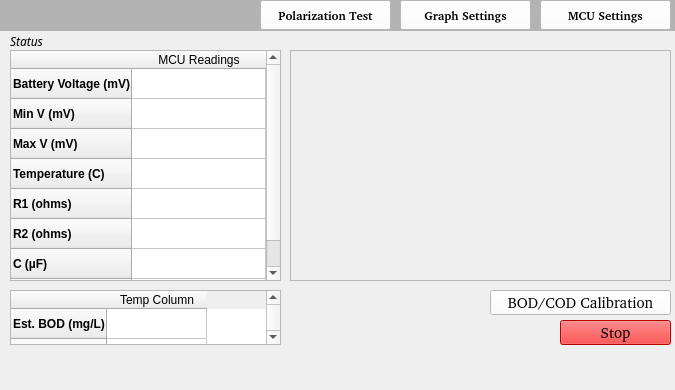
<?xml version="1.0" encoding="UTF-8"?>
<ui version="4.0">
 <class>Form</class>
 <widget class="QWidget" name="Form">
  <property name="geometry">
   <rect>
    <x>0</x>
    <y>0</y>
    <width>675</width>
    <height>390</height>
   </rect>
  </property>
  <property name="sizePolicy">
   <sizepolicy hsizetype="Fixed" vsizetype="Fixed">
    <horstretch>0</horstretch>
    <verstretch>0</verstretch>
   </sizepolicy>
  </property>
  <property name="windowTitle">
   <string>Form</string>
  </property>
  <widget class="QWidget" name="verticalLayoutWidget">
   <property name="geometry">
    <rect>
     <x>10</x>
     <y>50</y>
     <width>271</width>
     <height>231</height>
    </rect>
   </property>
   <layout class="QVBoxLayout" name="verticalLayout">
    <item>
     <widget class="QTableWidget" name="mainTable">
      <property name="sizePolicy">
       <sizepolicy hsizetype="Expanding" vsizetype="Expanding">
        <horstretch>0</horstretch>
        <verstretch>0</verstretch>
       </sizepolicy>
      </property>
      <property name="font">
       <font>
        <weight>50</weight>
        <bold>false</bold>
       </font>
      </property>
      <property name="verticalScrollBarPolicy">
       <enum>Qt::ScrollBarAsNeeded</enum>
      </property>
      <property name="horizontalScrollBarPolicy">
       <enum>Qt::ScrollBarAsNeeded</enum>
      </property>
      <property name="sizeAdjustPolicy">
       <enum>QAbstractScrollArea::AdjustToContents</enum>
      </property>
      <property name="selectionMode">
       <enum>QAbstractItemView::NoSelection</enum>
      </property>
      <attribute name="horizontalHeaderStretchLastSection">
       <bool>true</bool>
      </attribute>
      <attribute name="verticalHeaderStretchLastSection">
       <bool>false</bool>
      </attribute>
      <row>
       <property name="text">
        <string>Battery Voltage (mV)</string>
       </property>
       <property name="toolTip">
        <string notr="true"/>
       </property>
       <property name="font">
        <font>
         <weight>75</weight>
         <bold>true</bold>
        </font>
       </property>
      </row>
      <row>
       <property name="text">
        <string>Min V (mV)</string>
       </property>
       <property name="toolTip">
        <string notr="true"/>
       </property>
       <property name="font">
        <font>
         <weight>75</weight>
         <bold>true</bold>
        </font>
       </property>
      </row>
      <row>
       <property name="text">
        <string>Max V (mV)</string>
       </property>
       <property name="toolTip">
        <string notr="true"/>
       </property>
       <property name="font">
        <font>
         <weight>75</weight>
         <bold>true</bold>
        </font>
       </property>
      </row>
      <row>
       <property name="text">
        <string>Temperature (C)</string>
       </property>
       <property name="toolTip">
        <string notr="true"/>
       </property>
       <property name="font">
        <font>
         <weight>75</weight>
         <bold>true</bold>
        </font>
       </property>
      </row>
      <row>
       <property name="text">
        <string>R1 (ohms)</string>
       </property>
       <property name="toolTip">
        <string notr="true"/>
       </property>
       <property name="font">
        <font>
         <weight>75</weight>
         <bold>true</bold>
        </font>
       </property>
      </row>
      <row>
       <property name="text">
        <string>R2 (ohms)</string>
       </property>
       <property name="toolTip">
        <string notr="true"/>
       </property>
       <property name="font">
        <font>
         <weight>75</weight>
         <bold>true</bold>
        </font>
       </property>
      </row>
      <row>
       <property name="text">
        <string>C (µF)</string>
       </property>
       <property name="toolTip">
        <string notr="true"/>
       </property>
       <property name="font">
        <font>
         <weight>75</weight>
         <bold>true</bold>
        </font>
       </property>
      </row>
      <row>
       <property name="text">
        <string>R Load (ohms)</string>
       </property>
       <property name="toolTip">
        <string notr="true"/>
       </property>
       <property name="font">
        <font>
         <weight>75</weight>
         <bold>true</bold>
        </font>
       </property>
      </row>
      <column>
       <property name="text">
        <string>MCU Readings</string>
       </property>
      </column>
     </widget>
    </item>
   </layout>
  </widget>
  <widget class="QLabel" name="status1">
   <property name="geometry">
    <rect>
     <x>10</x>
     <y>30</y>
     <width>341</width>
     <height>22</height>
    </rect>
   </property>
   <property name="font">
    <font>
     <family>Comic Sans</family>
     <italic>true</italic>
    </font>
   </property>
   <property name="styleSheet">
    <string notr="true">font-family: Comic Sans</string>
   </property>
   <property name="text">
    <string>Status</string>
   </property>
  </widget>
  <widget class="QScrollArea" name="graphingArea">
   <property name="geometry">
    <rect>
     <x>290</x>
     <y>50</y>
     <width>381</width>
     <height>231</height>
    </rect>
   </property>
   <property name="horizontalScrollBarPolicy">
    <enum>Qt::ScrollBarAlwaysOff</enum>
   </property>
   <property name="sizeAdjustPolicy">
    <enum>QAbstractScrollArea::AdjustToContents</enum>
   </property>
   <property name="widgetResizable">
    <bool>true</bool>
   </property>
   <widget class="QWidget" name="GraphAreaWidgetContents">
    <property name="geometry">
     <rect>
      <x>0</x>
      <y>0</y>
      <width>379</width>
      <height>229</height>
     </rect>
    </property>
   </widget>
  </widget>
  <widget class="QPushButton" name="calibSettings">
   <property name="geometry">
    <rect>
     <x>490</x>
     <y>290</y>
     <width>181</width>
     <height>25</height>
    </rect>
   </property>
   <property name="palette">
    <palette>
     <active>
      <colorrole role="Button">
       <brush brushstyle="SolidPattern">
        <color alpha="255">
         <red>255</red>
         <green>255</green>
         <blue>255</blue>
        </color>
       </brush>
      </colorrole>
      <colorrole role="Base">
       <brush brushstyle="SolidPattern">
        <color alpha="255">
         <red>255</red>
         <green>255</green>
         <blue>255</blue>
        </color>
       </brush>
      </colorrole>
      <colorrole role="Window">
       <brush brushstyle="SolidPattern">
        <color alpha="255">
         <red>255</red>
         <green>255</green>
         <blue>255</blue>
        </color>
       </brush>
      </colorrole>
     </active>
     <inactive>
      <colorrole role="Button">
       <brush brushstyle="SolidPattern">
        <color alpha="255">
         <red>255</red>
         <green>255</green>
         <blue>255</blue>
        </color>
       </brush>
      </colorrole>
      <colorrole role="Base">
       <brush brushstyle="SolidPattern">
        <color alpha="255">
         <red>255</red>
         <green>255</green>
         <blue>255</blue>
        </color>
       </brush>
      </colorrole>
      <colorrole role="Window">
       <brush brushstyle="SolidPattern">
        <color alpha="255">
         <red>255</red>
         <green>255</green>
         <blue>255</blue>
        </color>
       </brush>
      </colorrole>
     </inactive>
     <disabled>
      <colorrole role="Button">
       <brush brushstyle="SolidPattern">
        <color alpha="255">
         <red>255</red>
         <green>255</green>
         <blue>255</blue>
        </color>
       </brush>
      </colorrole>
      <colorrole role="Base">
       <brush brushstyle="SolidPattern">
        <color alpha="255">
         <red>255</red>
         <green>255</green>
         <blue>255</blue>
        </color>
       </brush>
      </colorrole>
      <colorrole role="Window">
       <brush brushstyle="SolidPattern">
        <color alpha="255">
         <red>255</red>
         <green>255</green>
         <blue>255</blue>
        </color>
       </brush>
      </colorrole>
     </disabled>
    </palette>
   </property>
   <property name="font">
    <font>
     <family>Piboto [Goog]</family>
     <pointsize>11</pointsize>
     <weight>50</weight>
     <italic>false</italic>
     <bold>false</bold>
    </font>
   </property>
   <property name="styleSheet">
    <string notr="true">background-color: rgb(255, 255, 255);</string>
   </property>
   <property name="text">
    <string>BOD/COD Calibration</string>
   </property>
  </widget>
  <widget class="QTableWidget" name="BOD_COD_Values">
   <property name="geometry">
    <rect>
     <x>10</x>
     <y>290</y>
     <width>271</width>
     <height>55</height>
    </rect>
   </property>
   <property name="verticalScrollBarPolicy">
    <enum>Qt::ScrollBarAsNeeded</enum>
   </property>
   <property name="horizontalScrollBarPolicy">
    <enum>Qt::ScrollBarAlwaysOff</enum>
   </property>
   <property name="sizeAdjustPolicy">
    <enum>QAbstractScrollArea::AdjustToContents</enum>
   </property>
   <row>
    <property name="text">
     <string>Est. BOD (mg/L)</string>
    </property>
    <property name="font">
     <font>
      <weight>75</weight>
      <bold>true</bold>
     </font>
    </property>
   </row>
   <row>
    <property name="text">
     <string>Est. COD (mg/L)</string>
    </property>
    <property name="font">
     <font>
      <weight>75</weight>
      <bold>true</bold>
     </font>
    </property>
   </row>
   <column>
    <property name="text">
     <string>Temp Column</string>
    </property>
   </column>
  </widget>
  <widget class="QPushButton" name="start_stop">
   <property name="geometry">
    <rect>
     <x>560</x>
     <y>320</y>
     <width>111</width>
     <height>25</height>
    </rect>
   </property>
   <property name="palette">
    <palette>
     <active>
      <colorrole role="Button">
       <brush brushstyle="SolidPattern">
        <color alpha="255">
         <red>255</red>
         <green>0</green>
         <blue>0</blue>
        </color>
       </brush>
      </colorrole>
      <colorrole role="Base">
       <brush brushstyle="SolidPattern">
        <color alpha="255">
         <red>255</red>
         <green>0</green>
         <blue>0</blue>
        </color>
       </brush>
      </colorrole>
      <colorrole role="Window">
       <brush brushstyle="SolidPattern">
        <color alpha="255">
         <red>255</red>
         <green>0</green>
         <blue>0</blue>
        </color>
       </brush>
      </colorrole>
     </active>
     <inactive>
      <colorrole role="Button">
       <brush brushstyle="SolidPattern">
        <color alpha="255">
         <red>255</red>
         <green>0</green>
         <blue>0</blue>
        </color>
       </brush>
      </colorrole>
      <colorrole role="Base">
       <brush brushstyle="SolidPattern">
        <color alpha="255">
         <red>255</red>
         <green>0</green>
         <blue>0</blue>
        </color>
       </brush>
      </colorrole>
      <colorrole role="Window">
       <brush brushstyle="SolidPattern">
        <color alpha="255">
         <red>255</red>
         <green>0</green>
         <blue>0</blue>
        </color>
       </brush>
      </colorrole>
     </inactive>
     <disabled>
      <colorrole role="Button">
       <brush brushstyle="SolidPattern">
        <color alpha="255">
         <red>255</red>
         <green>0</green>
         <blue>0</blue>
        </color>
       </brush>
      </colorrole>
      <colorrole role="Base">
       <brush brushstyle="SolidPattern">
        <color alpha="255">
         <red>255</red>
         <green>0</green>
         <blue>0</blue>
        </color>
       </brush>
      </colorrole>
      <colorrole role="Window">
       <brush brushstyle="SolidPattern">
        <color alpha="255">
         <red>255</red>
         <green>0</green>
         <blue>0</blue>
        </color>
       </brush>
      </colorrole>
     </disabled>
    </palette>
   </property>
   <property name="font">
    <font>
     <family>Piboto [Goog]</family>
     <pointsize>11</pointsize>
     <weight>50</weight>
     <italic>false</italic>
     <bold>false</bold>
    </font>
   </property>
   <property name="styleSheet">
    <string notr="true">background-color: rgb(255, 0, 0);</string>
   </property>
   <property name="text">
    <string>Stop</string>
   </property>
   <property name="checkable">
    <bool>true</bool>
   </property>
   <property name="checked">
    <bool>false</bool>
   </property>
  </widget>
  <widget class="QWidget" name="topBar" native="true">
   <property name="geometry">
    <rect>
     <x>0</x>
     <y>0</y>
     <width>681</width>
     <height>31</height>
    </rect>
   </property>
   <property name="palette">
    <palette>
     <active>
      <colorrole role="Button">
       <brush brushstyle="SolidPattern">
        <color alpha="255">
         <red>178</red>
         <green>179</green>
         <blue>178</blue>
        </color>
       </brush>
      </colorrole>
      <colorrole role="ButtonText">
       <brush brushstyle="SolidPattern">
        <color alpha="255">
         <red>255</red>
         <green>255</green>
         <blue>255</blue>
        </color>
       </brush>
      </colorrole>
      <colorrole role="Base">
       <brush brushstyle="SolidPattern">
        <color alpha="255">
         <red>178</red>
         <green>179</green>
         <blue>178</blue>
        </color>
       </brush>
      </colorrole>
      <colorrole role="Window">
       <brush brushstyle="SolidPattern">
        <color alpha="255">
         <red>178</red>
         <green>179</green>
         <blue>178</blue>
        </color>
       </brush>
      </colorrole>
     </active>
     <inactive>
      <colorrole role="Button">
       <brush brushstyle="SolidPattern">
        <color alpha="255">
         <red>178</red>
         <green>179</green>
         <blue>178</blue>
        </color>
       </brush>
      </colorrole>
      <colorrole role="ButtonText">
       <brush brushstyle="SolidPattern">
        <color alpha="255">
         <red>255</red>
         <green>255</green>
         <blue>255</blue>
        </color>
       </brush>
      </colorrole>
      <colorrole role="Base">
       <brush brushstyle="SolidPattern">
        <color alpha="255">
         <red>178</red>
         <green>179</green>
         <blue>178</blue>
        </color>
       </brush>
      </colorrole>
      <colorrole role="Window">
       <brush brushstyle="SolidPattern">
        <color alpha="255">
         <red>178</red>
         <green>179</green>
         <blue>178</blue>
        </color>
       </brush>
      </colorrole>
     </inactive>
     <disabled>
      <colorrole role="Button">
       <brush brushstyle="SolidPattern">
        <color alpha="255">
         <red>178</red>
         <green>179</green>
         <blue>178</blue>
        </color>
       </brush>
      </colorrole>
      <colorrole role="ButtonText">
       <brush brushstyle="SolidPattern">
        <color alpha="255">
         <red>143</red>
         <green>146</green>
         <blue>147</blue>
        </color>
       </brush>
      </colorrole>
      <colorrole role="Base">
       <brush brushstyle="SolidPattern">
        <color alpha="255">
         <red>178</red>
         <green>179</green>
         <blue>178</blue>
        </color>
       </brush>
      </colorrole>
      <colorrole role="Window">
       <brush brushstyle="SolidPattern">
        <color alpha="255">
         <red>178</red>
         <green>179</green>
         <blue>178</blue>
        </color>
       </brush>
      </colorrole>
     </disabled>
    </palette>
   </property>
   <property name="styleSheet">
    <string notr="true">background-color: rgb(178, 179, 178);</string>
   </property>
   <widget class="QPushButton" name="settings1">
    <property name="geometry">
     <rect>
      <x>540</x>
      <y>0</y>
      <width>131</width>
      <height>30</height>
     </rect>
    </property>
    <property name="palette">
     <palette>
      <active>
       <colorrole role="Button">
        <brush brushstyle="SolidPattern">
         <color alpha="255">
          <red>255</red>
          <green>255</green>
          <blue>255</blue>
         </color>
        </brush>
       </colorrole>
       <colorrole role="Base">
        <brush brushstyle="SolidPattern">
         <color alpha="255">
          <red>255</red>
          <green>255</green>
          <blue>255</blue>
         </color>
        </brush>
       </colorrole>
       <colorrole role="Window">
        <brush brushstyle="SolidPattern">
         <color alpha="255">
          <red>255</red>
          <green>255</green>
          <blue>255</blue>
         </color>
        </brush>
       </colorrole>
      </active>
      <inactive>
       <colorrole role="Button">
        <brush brushstyle="SolidPattern">
         <color alpha="255">
          <red>255</red>
          <green>255</green>
          <blue>255</blue>
         </color>
        </brush>
       </colorrole>
       <colorrole role="Base">
        <brush brushstyle="SolidPattern">
         <color alpha="255">
          <red>255</red>
          <green>255</green>
          <blue>255</blue>
         </color>
        </brush>
       </colorrole>
       <colorrole role="Window">
        <brush brushstyle="SolidPattern">
         <color alpha="255">
          <red>255</red>
          <green>255</green>
          <blue>255</blue>
         </color>
        </brush>
       </colorrole>
      </inactive>
      <disabled>
       <colorrole role="Button">
        <brush brushstyle="SolidPattern">
         <color alpha="255">
          <red>255</red>
          <green>255</green>
          <blue>255</blue>
         </color>
        </brush>
       </colorrole>
       <colorrole role="Base">
        <brush brushstyle="SolidPattern">
         <color alpha="255">
          <red>255</red>
          <green>255</green>
          <blue>255</blue>
         </color>
        </brush>
       </colorrole>
       <colorrole role="Window">
        <brush brushstyle="SolidPattern">
         <color alpha="255">
          <red>255</red>
          <green>255</green>
          <blue>255</blue>
         </color>
        </brush>
       </colorrole>
      </disabled>
     </palette>
    </property>
    <property name="font">
     <font>
      <family>Piboto [Goog]</family>
      <weight>75</weight>
      <italic>false</italic>
      <bold>true</bold>
     </font>
    </property>
    <property name="toolTip">
     <string>Edit MCU parameters</string>
    </property>
    <property name="styleSheet">
     <string notr="true">background-color: rgb(255, 255, 255);</string>
    </property>
    <property name="text">
     <string>MCU Settings</string>
    </property>
   </widget>
   <widget class="QPushButton" name="graphSettings">
    <property name="geometry">
     <rect>
      <x>400</x>
      <y>0</y>
      <width>131</width>
      <height>30</height>
     </rect>
    </property>
    <property name="maximumSize">
     <size>
      <width>131</width>
      <height>30</height>
     </size>
    </property>
    <property name="palette">
     <palette>
      <active>
       <colorrole role="Button">
        <brush brushstyle="SolidPattern">
         <color alpha="255">
          <red>255</red>
          <green>255</green>
          <blue>255</blue>
         </color>
        </brush>
       </colorrole>
       <colorrole role="Base">
        <brush brushstyle="SolidPattern">
         <color alpha="255">
          <red>255</red>
          <green>255</green>
          <blue>255</blue>
         </color>
        </brush>
       </colorrole>
       <colorrole role="Window">
        <brush brushstyle="SolidPattern">
         <color alpha="255">
          <red>255</red>
          <green>255</green>
          <blue>255</blue>
         </color>
        </brush>
       </colorrole>
      </active>
      <inactive>
       <colorrole role="Button">
        <brush brushstyle="SolidPattern">
         <color alpha="255">
          <red>255</red>
          <green>255</green>
          <blue>255</blue>
         </color>
        </brush>
       </colorrole>
       <colorrole role="Base">
        <brush brushstyle="SolidPattern">
         <color alpha="255">
          <red>255</red>
          <green>255</green>
          <blue>255</blue>
         </color>
        </brush>
       </colorrole>
       <colorrole role="Window">
        <brush brushstyle="SolidPattern">
         <color alpha="255">
          <red>255</red>
          <green>255</green>
          <blue>255</blue>
         </color>
        </brush>
       </colorrole>
      </inactive>
      <disabled>
       <colorrole role="Button">
        <brush brushstyle="SolidPattern">
         <color alpha="255">
          <red>255</red>
          <green>255</green>
          <blue>255</blue>
         </color>
        </brush>
       </colorrole>
       <colorrole role="Base">
        <brush brushstyle="SolidPattern">
         <color alpha="255">
          <red>255</red>
          <green>255</green>
          <blue>255</blue>
         </color>
        </brush>
       </colorrole>
       <colorrole role="Window">
        <brush brushstyle="SolidPattern">
         <color alpha="255">
          <red>255</red>
          <green>255</green>
          <blue>255</blue>
         </color>
        </brush>
       </colorrole>
      </disabled>
     </palette>
    </property>
    <property name="font">
     <font>
      <family>Piboto [Goog]</family>
      <weight>75</weight>
      <italic>false</italic>
      <bold>true</bold>
     </font>
    </property>
    <property name="toolTip">
     <string>Edit graph settings</string>
    </property>
    <property name="styleSheet">
     <string notr="true">background-color: rgb(255, 255, 255);</string>
    </property>
    <property name="text">
     <string>Graph Settings</string>
    </property>
   </widget>
   <widget class="QPushButton" name="polarizationTest">
    <property name="geometry">
     <rect>
      <x>260</x>
      <y>0</y>
      <width>131</width>
      <height>30</height>
     </rect>
    </property>
    <property name="palette">
     <palette>
      <active>
       <colorrole role="Button">
        <brush brushstyle="SolidPattern">
         <color alpha="255">
          <red>255</red>
          <green>255</green>
          <blue>255</blue>
         </color>
        </brush>
       </colorrole>
       <colorrole role="Base">
        <brush brushstyle="SolidPattern">
         <color alpha="255">
          <red>255</red>
          <green>255</green>
          <blue>255</blue>
         </color>
        </brush>
       </colorrole>
       <colorrole role="Window">
        <brush brushstyle="SolidPattern">
         <color alpha="255">
          <red>255</red>
          <green>255</green>
          <blue>255</blue>
         </color>
        </brush>
       </colorrole>
      </active>
      <inactive>
       <colorrole role="Button">
        <brush brushstyle="SolidPattern">
         <color alpha="255">
          <red>255</red>
          <green>255</green>
          <blue>255</blue>
         </color>
        </brush>
       </colorrole>
       <colorrole role="Base">
        <brush brushstyle="SolidPattern">
         <color alpha="255">
          <red>255</red>
          <green>255</green>
          <blue>255</blue>
         </color>
        </brush>
       </colorrole>
       <colorrole role="Window">
        <brush brushstyle="SolidPattern">
         <color alpha="255">
          <red>255</red>
          <green>255</green>
          <blue>255</blue>
         </color>
        </brush>
       </colorrole>
      </inactive>
      <disabled>
       <colorrole role="Button">
        <brush brushstyle="SolidPattern">
         <color alpha="255">
          <red>255</red>
          <green>255</green>
          <blue>255</blue>
         </color>
        </brush>
       </colorrole>
       <colorrole role="Base">
        <brush brushstyle="SolidPattern">
         <color alpha="255">
          <red>255</red>
          <green>255</green>
          <blue>255</blue>
         </color>
        </brush>
       </colorrole>
       <colorrole role="Window">
        <brush brushstyle="SolidPattern">
         <color alpha="255">
          <red>255</red>
          <green>255</green>
          <blue>255</blue>
         </color>
        </brush>
       </colorrole>
      </disabled>
     </palette>
    </property>
    <property name="font">
     <font>
      <family>Piboto [Goog]</family>
      <weight>75</weight>
      <italic>false</italic>
      <bold>true</bold>
     </font>
    </property>
    <property name="toolTip">
     <string>Start polarization test</string>
    </property>
    <property name="styleSheet">
     <string notr="true">background-color: rgb(255, 255, 255)</string>
    </property>
    <property name="text">
     <string>Polarization Test</string>
    </property>
   </widget>
  </widget>
  <widget class="QWidget" name="verticalLayoutWidget_2">
   <property name="geometry">
    <rect>
     <x>10</x>
     <y>350</y>
     <width>661</width>
     <height>32</height>
    </rect>
   </property>
   <layout class="QVBoxLayout" name="statusBarLayout"/>
  </widget>
 </widget>
 <resources/>
 <connections/>
</ui>
